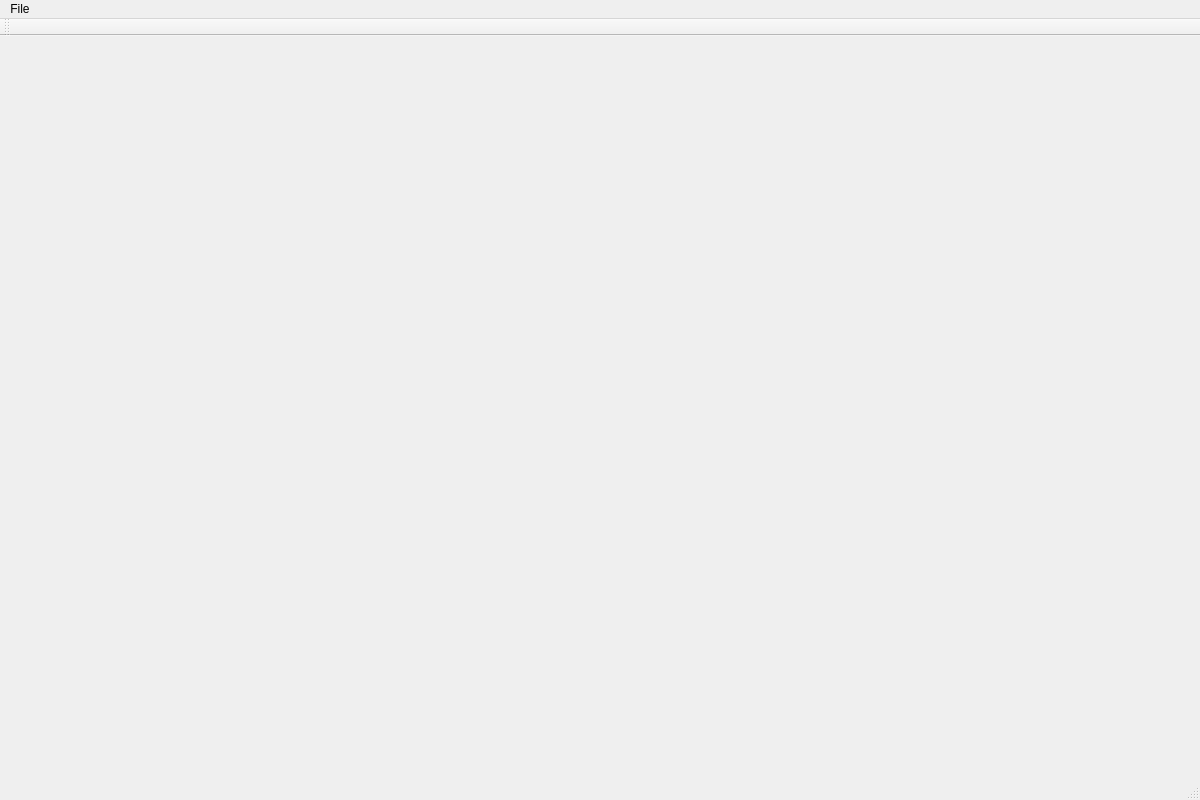
<?xml version="1.0" encoding="UTF-8"?>
<ui version="4.0">
 <class>MainWindow</class>
 <widget class="QMainWindow" name="MainWindow">
  <property name="geometry">
   <rect>
    <x>0</x>
    <y>0</y>
    <width>1200</width>
    <height>800</height>
   </rect>
  </property>
  <property name="windowTitle">
   <string>OpenTES4Editor</string>
  </property>
  <property name="autoFillBackground">
   <bool>false</bool>
  </property>
  <widget class="QMdiArea" name="mdiArea">
   <property name="background">
    <brush brushstyle="SolidPattern">
     <color alpha="255">
      <red>230</red>
      <green>230</green>
      <blue>230</blue>
     </color>
    </brush>
   </property>
  </widget>
  <widget class="QMenuBar" name="menuBar">
   <property name="geometry">
    <rect>
     <x>0</x>
     <y>0</y>
     <width>1200</width>
     <height>21</height>
    </rect>
   </property>
   <widget class="QMenu" name="menuFile">
    <property name="title">
     <string>File</string>
    </property>
    <addaction name="actionOpen"/>
    <addaction name="actionQuit"/>
   </widget>
   <addaction name="menuFile"/>
  </widget>
  <widget class="QToolBar" name="mainToolBar">
   <attribute name="toolBarArea">
    <enum>TopToolBarArea</enum>
   </attribute>
   <attribute name="toolBarBreak">
    <bool>false</bool>
   </attribute>
  </widget>
  <widget class="QStatusBar" name="statusBar"/>
  <action name="actionOpen">
   <property name="text">
    <string>Open</string>
   </property>
   <property name="shortcut">
    <string>Ctrl+O</string>
   </property>
  </action>
  <action name="actionQuit">
   <property name="text">
    <string>Quit</string>
   </property>
   <property name="shortcut">
    <string>Ctrl+Q</string>
   </property>
  </action>
 </widget>
 <layoutdefault spacing="6" margin="11"/>
 <resources/>
 <connections/>
</ui>
